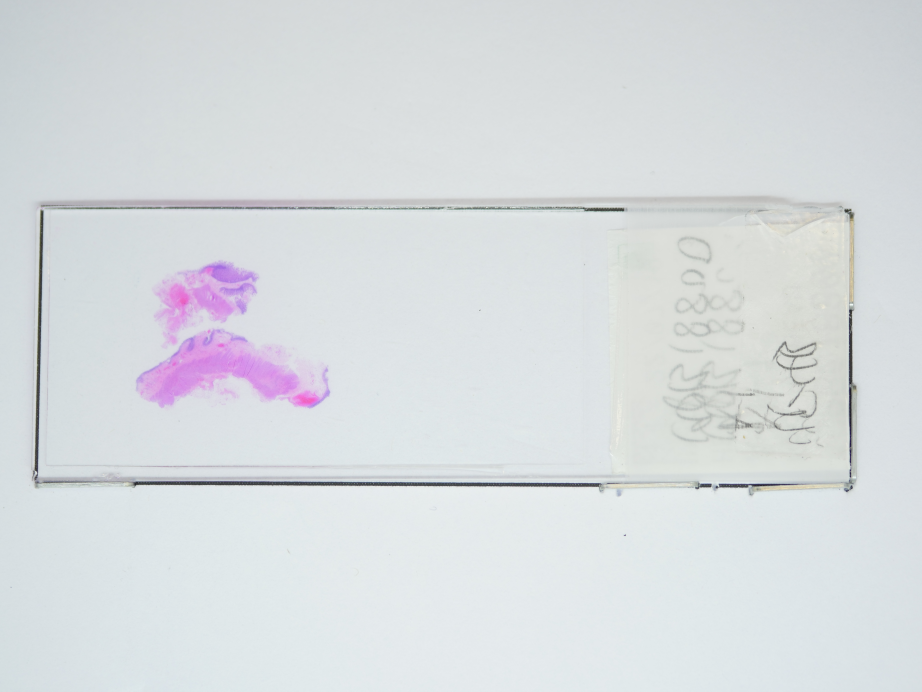
#> input picture img_raw/slides/0_sld.jpg, 4608 x 3456 px (shown at 1/5 size); its folder holds only this picture in this run
$ jupyter execute --allow-errors module1_image_cleaning.ipynb   (shell and % lines are left out)
#> lines starting #> are read from the running program, lines starting #| are printed output that depends on the picture; after the words box and inside, x2 and y2 are one past the last pixel; in counts of white or black regions, pixels touching at a corner belong together
[cell 1]
import os
import cv2
import numpy as np
from matplotlib import pyplot as plt

# Helper Functions
from helpers import *

[cell 2]
def crop(image, x1, x2, y1, y2):
    height = image.shape[0]
    width = image.shape[1]
    cropped = image[y1:y2, x1:x2]
    return cropped.copy()


def flip_img(img, direction):
    return cv2.flip(img, direction).copy()


# [30 lines left out: function resize_with_pad, not called in this run]

def get_contours(image, image_thres):
    image_with_cnts = image.copy()

#     image_thres = cv2.erode(image_thres, None, iterations=2)
#     image_thres = cv2.dilate(image_thres, None, iterations=2)

    cnts = cv2.findContours(image_thres, cv2.RETR_TREE, cv2.CHAIN_APPROX_NONE)[1]
    cv2.drawContours(image_with_cnts, cnts, -1, (0, 255, 255), 5)

    return image_with_cnts, cnts


# [18 lines left out: function crop_by_contour, not called in this run]

[cell 3]
path = './img_raw/slides/'
#> (the rest of this cell did not finish here and is left out)

[cell 4]
path = './img_raw/slides/'
#> path = './img_raw/slides/'
file = '_DSC9454.JPG'

#> (the rest of this cell did not finish here and is left out)

[cell 5]
path = './img_raw/slides/'
file = '_DSC9454.JPG'

#> (the rest of this cell did not finish here and is left out)

[cell 6]
path = './img_raw/blocks/'
#> path = './img_raw/blocks/'
file = '_DSC9676.JPG'

#> (the rest of this cell did not finish here and is left out)

[cell 7]
# [31 lines left out: function remove_bg_block, not called in this run]

def remove_bg_slide(image):

    image_thres =  adaptive_thresholding_slide(image)

    image_thres_bw = cv2.merge(mv=[image_thres, image_thres, image_thres])
    # Use the mask to select the remove background
    image_noBg = cv2.bitwise_and(src1=image, src2=image_thres_bw)

    # [6 lines of commented-out code are left out]
    return image_noBg, image_thres

# [15 lines left out: function adaptive_thresholding_block, not called in this run]

def adaptive_thresholding_slide(image):
    image_gray = cv2.cvtColor(image, cv2.COLOR_RGB2GRAY)

    k = 15
    blur = cv2.GaussianBlur(src=image_gray, ksize=(k, k), sigmaX=0)
#     perform adaptive thresholding
#     (t, image_thres) = cv2.threshold(src=blur, thresh=0, maxval=255, type=cv2.THRESH_BINARY + cv2.THRESH_OTSU)
    (t, image_thres) = cv2.threshold(src=blur, thresh=0, maxval=255, type=cv2.THRESH_BINARY + cv2.THRESH_TRIANGLE)
    image_thres = cv2.erode(image_thres, None, iterations=2)
    image_thres = cv2.dilate(image_thres, None, iterations=2)
    image_thres =  cv2.bitwise_not(image_thres)

    return image_thres

def find_crop_origin(image):
    image = cv2.cvtColor(image, cv2.COLOR_BGR2HSV)
    for x in range(image.shape[1]-1,  0, -1):
        for y in range(1500, image.shape[0]-1):
            if image[y][x][0] > 120:
# [5 lines of commented-out code are left out]
                return (y,x)


def fill_small_long_contour(image, cnts):

    min_area = 20*20
    elon_ratio = 8
    for c in cnts:
        if cv2.contourArea(c) < min_area:
# [4 lines of commented-out code are left out]
            cv2.fillPoly(img=image, pts =[c], color=(0,0,0))

#         (x,y),(w,h),r = cv2.minAreaRect(c)
#         if h!=0 and w!=0:
#             if h/w > elon_ratio or w/h > elon_ratio:
# #                 rect  = cv2.minAreaRect(c)
# #                 box = cv2.boxPoints(rect)
# #                 box = np.int0(box)
# #                 image = cv2.drawContours(image,[box],0,(0,0,255),2)
#                 cv2.fillPoly(img=image, pts =[c], color=(0,0,0))

        else:
            image_hsv = cv2.cvtColor(image, cv2.COLOR_RGB2HSV)
            mask = np.zeros(image_hsv.shape[:2], np.uint8)
            cv2.drawContours(mask, [c], -1, 255, -1)
            mean_colour = cv2.mean(image_hsv, mask=mask)
            if mean_colour[0] < 90 or mean_colour[0] > 170 :
    # [4 lines of commented-out code are left out]
                cv2.fillPoly(img=image, pts =[c], color=(0,0,0))

def resize(image):

    positions = np.nonzero(image)

    y1 = positions[0].min()
    y2 = positions[0].max()
    x1 = positions[1].min()
    x2 = positions[1].max()

#     print(x1,x2,y1,y2)
    image_crop = crop(image, x1, x2, y1, y2)

    image_resize = resize_with_pad(image_crop, height=1500, width=1500)
#     show1img('original', image)
#     show1img('image_crop', image_crop)
#     show1img('image_resize', image_resize)

    return image_resize

[cell 8]
path = './img_raw/slides/'
#> path = './img_raw/slides/'
files = os.listdir(path)
#> files = ['0_sld.jpg']
#| 0_sld.jpg
#> (the rest of this cell did not finish here and is left out)

#> `(y,x) = find_crop_origin(img)`: y = 1551; x = 4263
#     image_crop = crop(img, x-2630, x-500, y-1200, y-110)
    image_crop = crop(img, x-2620, x-450, y-1180, y-120)
#> in crop, `cropped = image[y1:y2, x1:x2]`:
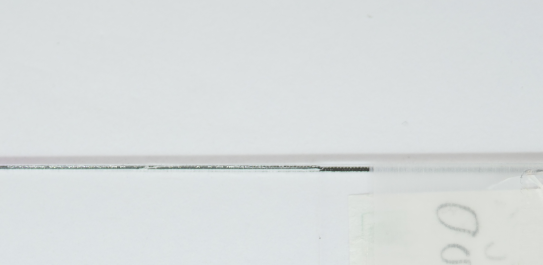
#> cropped: shape (1060, 2170, 3) (shown at 1/4 size); mean R, G, B 216.5, 220.8, 221.1
    image_noBg_nofill, image_thres = remove_bg_slide(image_crop)
#> in adaptive_thresholding_slide, `(t, image_thres) = cv2.threshold(src=blur, thresh=0, maxval=255, type=..`:
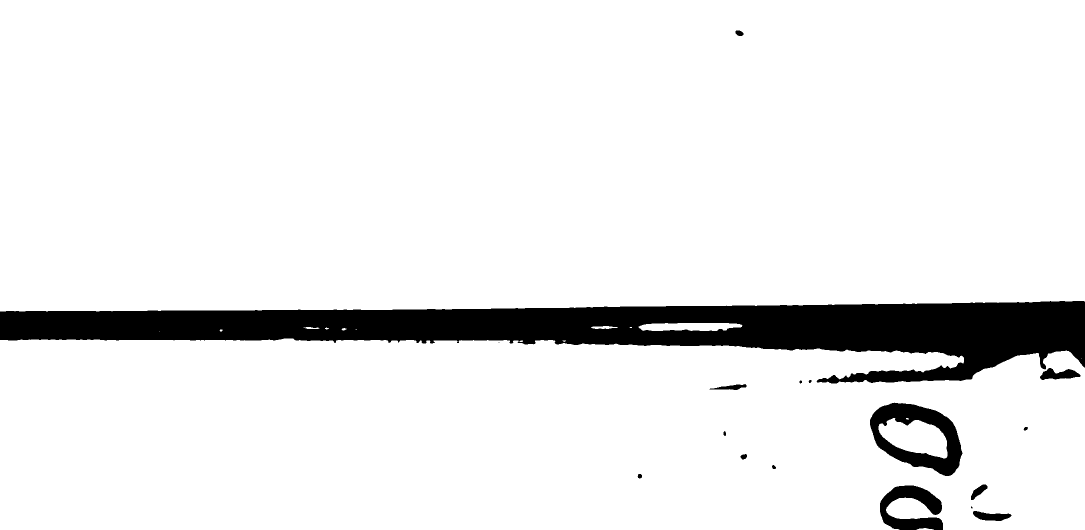
#> image_thres: shape (1060, 2170) (shown at 1/2 size); 91.7% white; 17 black regions (2 under 20 px), largest, box (x1, y1, x2, y2) and area: (0, 602, 2170, 767) 168652, (1740, 805, 1925, 952) 11715, (1760, 971, 1886, 1060) 6174
#> in adaptive_thresholding_slide, `(t, image_thres) = cv2.threshold(src=blur, thresh=0, maxval=255, type=..`: t = 213
#> in adaptive_thresholding_slide, `image_thres =  cv2.bitwise_not(image_thres)`:
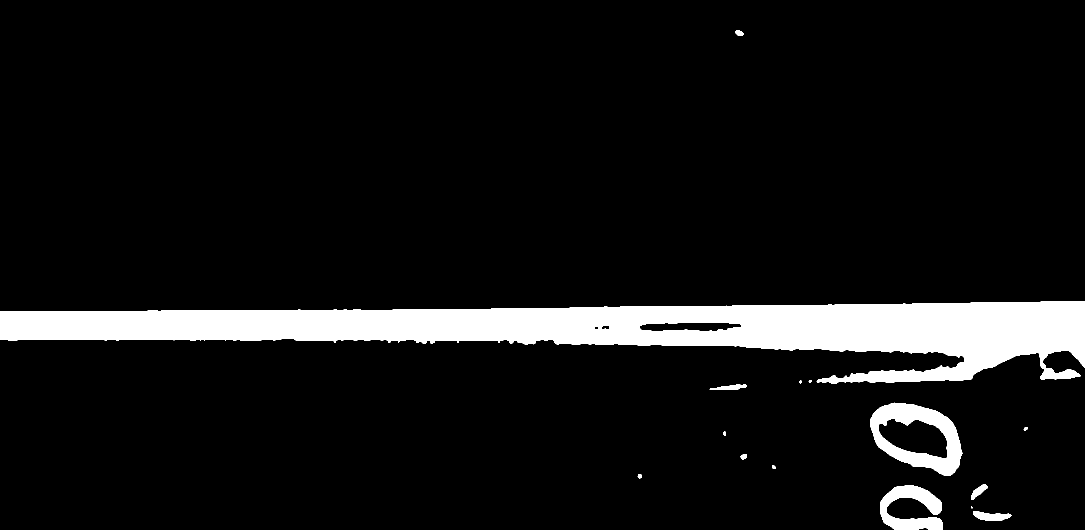
#> image_thres: shape (1060, 2170) (shown at 1/2 size); 8.3% white; 15 white regions (1 under 20 px), largest, box (x1, y1, x2, y2) and area: (0, 602, 2170, 767) 170327, (1740, 805, 1925, 952) 11738, (1760, 971, 1886, 1060) 6228
#> in remove_bg_slide, `image_noBg = cv2.bitwise_and(src1=image, src2=image_thres_bw)`:
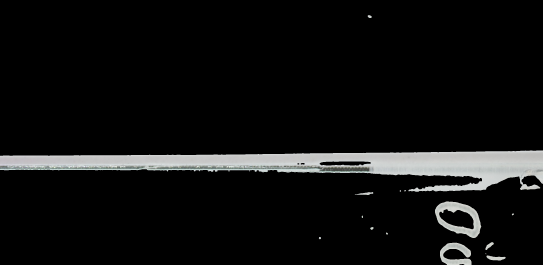
#> image_noBg: shape (1060, 2170, 3) (shown at 1/4 size); mean R, G, B 16.1, 16.4, 16.2
    image_with_cnts, cnts = get_contours(image_noBg_nofill, image_thres)
#> in get_contours, `cnts = cv2.findContours(image_thres, cv2.RETR_TREE, cv2.CHAIN_APPROX_N..`: cnts = 19 contours, 3 with area under 20; largest, box (x1, y1, x2, y2) and area: (0, 602, 2170, 767) 170452, (1740, 805, 1925, 952) 18592, (1756, 836, 1896, 918) 7264, (1760, 971, 1886, 1060) 5947, (1278, 645, 1484, 663) 2930
#> in get_contours, `cv2.drawContours(image_with_cnts, cnts, -1, (0, 255, 255), 5)`:
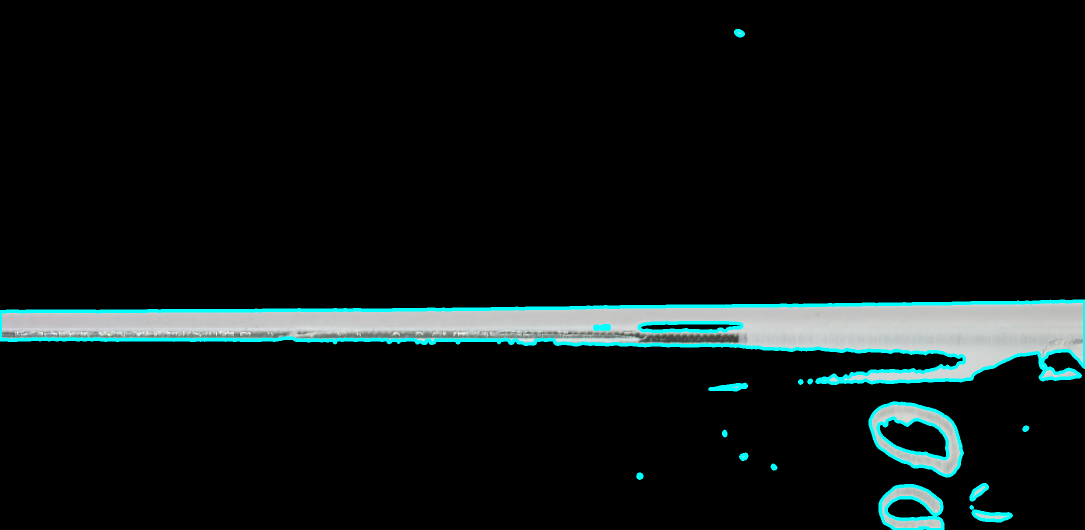
#> image_with_cnts: shape (1060, 2170, 3) (shown at 1/2 size); 2.37% of pixels changed, all inside (x1, y1, x2, y2) = (0, 58, 2170, 1060)
    fill_small_long_contour(image_noBg_nofill, cnts)
#> the loop in fill_small_long_contour, `for c in cnts:` made 19 passes
#> mean_colour on passes 1, 3, 4, 10, 11, 15, 18: (44.97, 6.24, 211.9, 0), (53.48, 6.57, 203.5, 0), (44.9, 6.23, 212.1, 0), (31.42, 4.18, 127.2, 0), (0, 0, 0, 0), (61.03, 6.33, 193.6, 0), (0, 0, 0, 0)
#> after the loop in fill_small_long_contour, `for c in cnts:`:
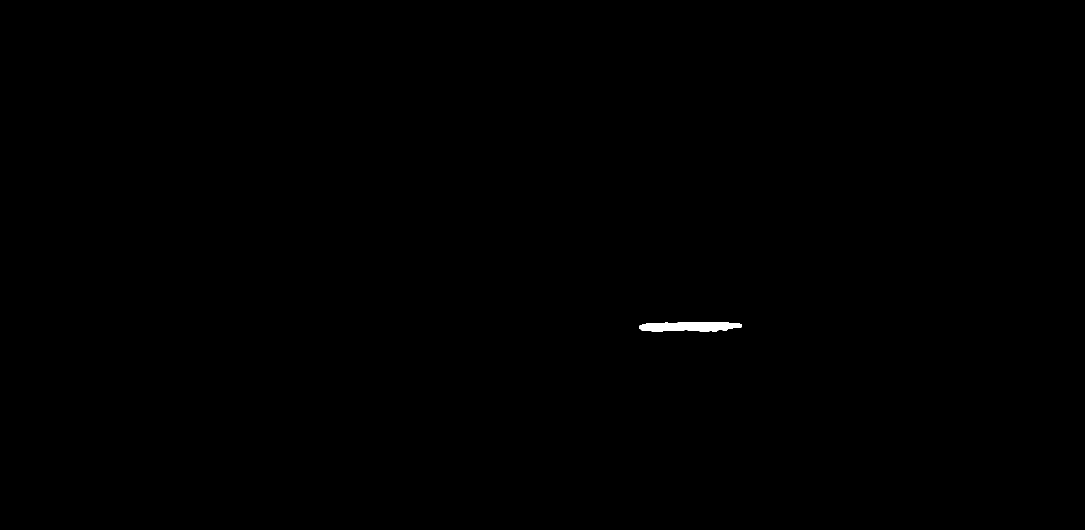
#> mask: shape (1060, 2170) (shown at 1/2 size); 0.14% white; 1 white region, box (x1, y1, x2, y2) and area: (1278, 645, 1484, 663) 3142
    image_resize = resize(image_noBg_nofill)
#> in resize, `positions = np.nonzero(image)`: positions = (empty array, empty array, empty array)
    #     cv2.imwrite(f'./img_clean/slides_nobg/{index}_sld_original.jpg', cv2.cvtColor(image_crop, cv2.COLOR_RGB2BGR))
    cv2.imwrite(f'./img_clean/slides_nobg/{file}', cv2.cvtColor(image_resize, cv2.COLOR_RGB2BGR))

$ run again, on img_raw/slides/13_sld.jpg
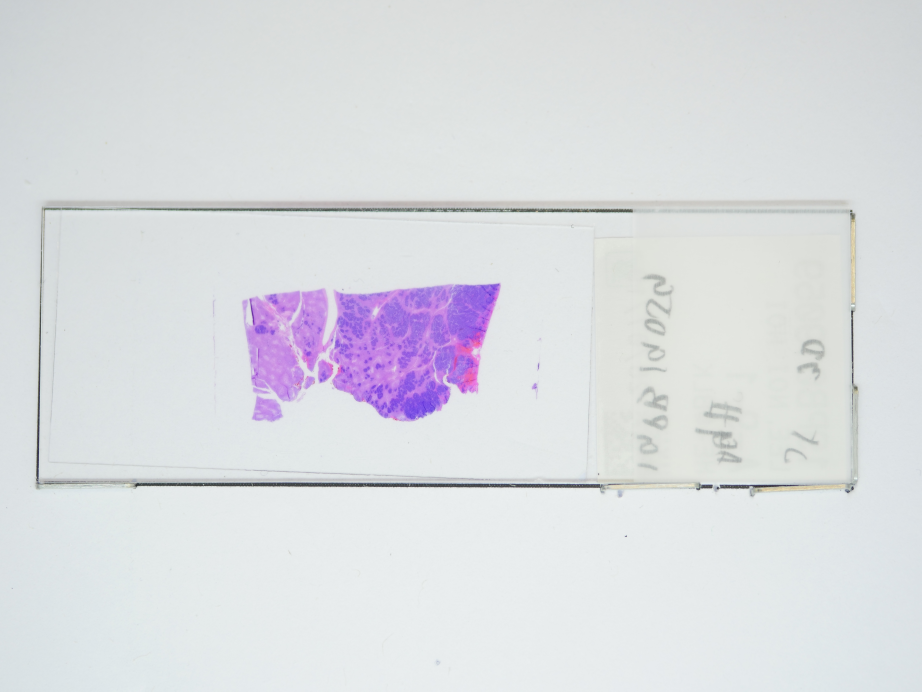
#> input picture img_raw/slides/13_sld.jpg, 4608 x 3456 px (shown at 1/5 size)
#> `path = './img_raw/slides/'`: path = './img_raw/slides/'
#> `path = './img_raw/blocks/'`: path = './img_raw/blocks/'
#> `path = './img_raw/slides/'`: path = './img_raw/slides/'
#> files = ['13_sld.jpg']
#| 13_sld.jpg
#> y = 2440; x = 4267
#> in adaptive_thresholding_slide, `(t, image_thres) = cv2.threshold(src=blur, thresh=0, maxval=255, type=..`:
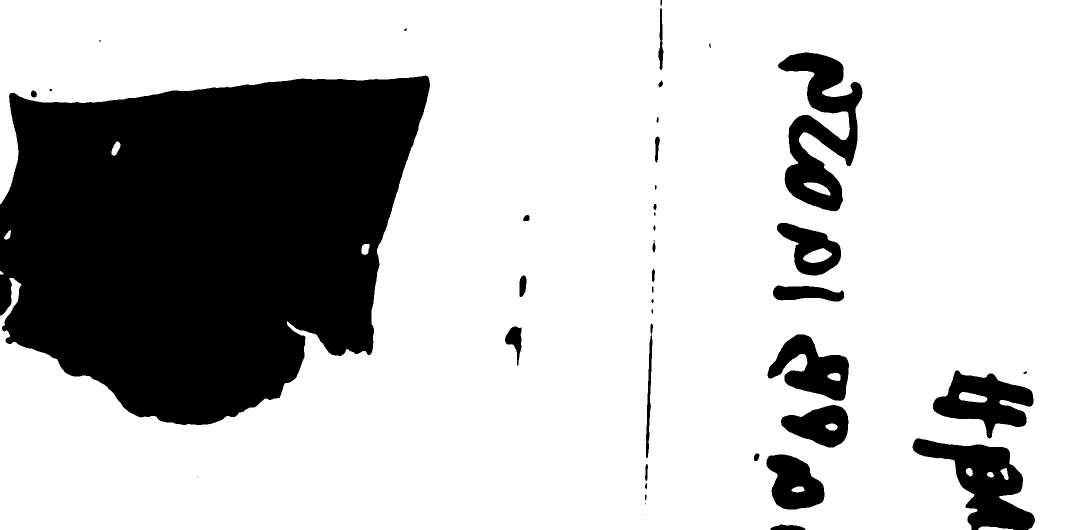
#> image_thres: shape (1060, 2170) (shown at 1/2 size); 75.8% white; 42 black regions (8 under 20 px), largest, box (x1, y1, x2, y2) and area: (0, 151, 860, 850) 453315, (1556, 105, 1725, 423) 24895, (1825, 876, 2070, 1060) 20275
#> t = 217
#> image_thres_bw: shape (1060, 2170, 3); 24.2% white; 40 white regions (8 under 20 px)
#> in get_contours, `cnts = cv2.findContours(image_thres, cv2.RETR_TREE, cv2.CHAIN_APPROX_N..`: cnts = 52 contours, 14 with area under 20; largest, box (x1, y1, x2, y2) and area: (0, 151, 860, 850) 452640, (1556, 105, 1725, 423) 24950, (1825, 876, 2070, 1060) 20433, (1866, 741, 2067, 877) 14361, (1535, 669, 1698, 802) 11448
#> image_with_cnts: shape (1060, 2170, 3); mean R, G, B 40.3, 37.5, 57.4
#> the loop in fill_small_long_contour, `for c in cnts:` made 52 passes
#> mean_colour on passes 1, 7, 10, 14, 17, 18, 19, 21: (55.17, 6.91, 214.5, 0), (57.99, 6.73, 200.3, 0), (58.42, 6.78, 193.5, 0), (57.17, 6.64, 193.5, 0), (54.68, 6.65, 190.9, 0), (0, 0, 0, 0), (54.74, 6.42, 194.5, 0), (131.5, 46.87, 225.2, 0)
#> y1 = 151
#> y2 = 915
#> x1 = 0
#> x2 = 1305
#> cropped: shape (764, 1305, 3)
#> in resize_with_pad, `top, bottom, left, right = get_padding_size(image)`: top = 370; bottom = 371; left = 100
#> `cv2.imwrite(f'./img_clean/slides_nobg/{file}', cv2.cvtColor(image_resi..`:
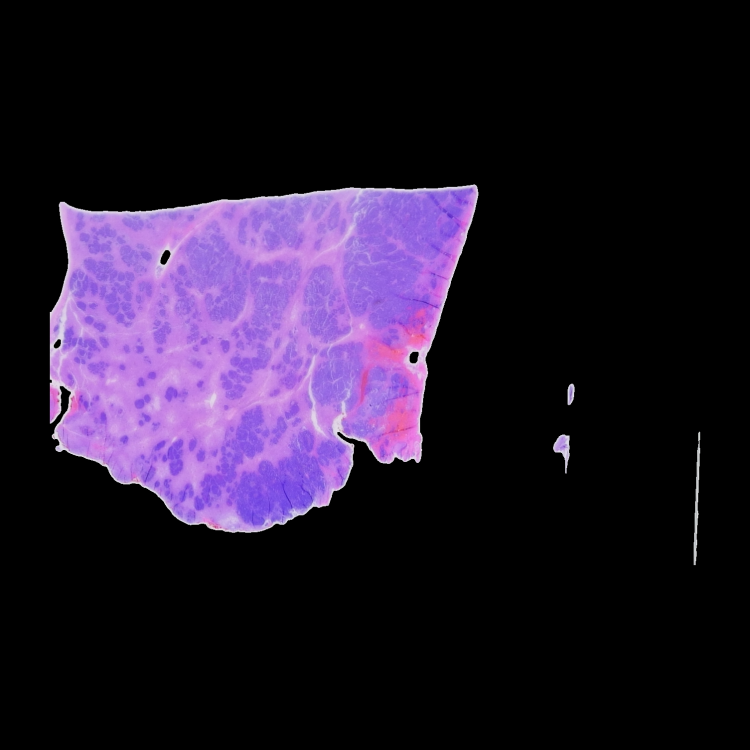
#> saved as 13_sld.jpg: shape (1500, 1500, 3) (shown at 1/2 size); mean B, G, R 45.4, 24.9, 36
